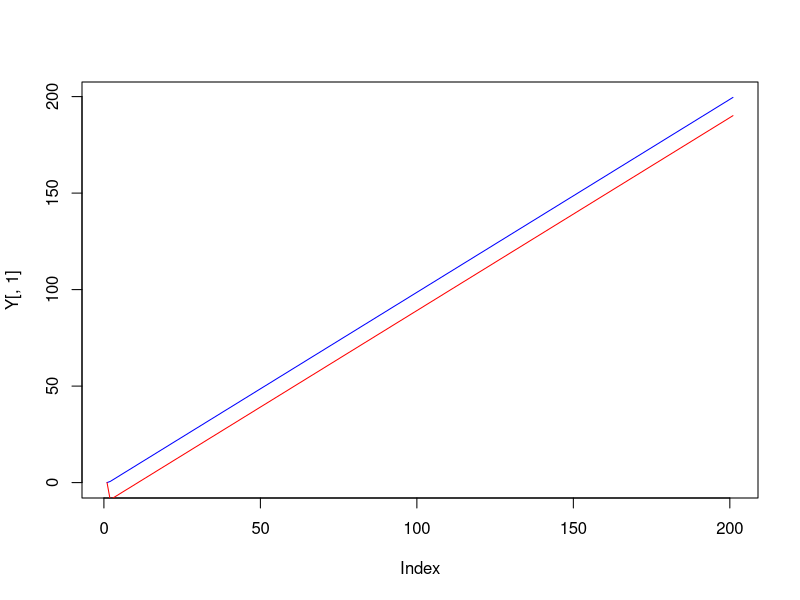

The R script that drew this image:
#robustness

library(MASS)

#generates a data set, mean vector (0, 10):
n <-20
A <-matrix(c(4,2,2,3), ncol=2)
d <- mvrnorm(n, c(0,10), A)

#lets take a look
d

###########################
#BPmean
############################

#just saves the data as a new variable:  
dc<- d

#lets take a look, dc is equal to d
dc

#lets make one of the points very nasty:
dc[n,1]<-10000000000
dc[n,2]<-10000000000

#lets take a look at our contaminated data

dc

#lets check Edistance
bdmean <- sqrt(sum((colMeans(d)- colMeans(dc))^2))


bdmean
#Based on this, is mean robust?

###########################
#empiricalIFmean
############################

  



#Empirical influence function for mean
IF<-function(x,d,n){ #eats a data set, a point, and n=sample size
d2<-rbind(d,x)#adds a point d to the data set
(n+1)*(colMeans(d2)-colMeans(d))#difference of the means
}

#point (0,0)
Y<-matrix(c(0,0), ncol=2)

#lets take a quick look
Y

for(i in 1:200){
x<- matrix(c(i,i), ncol=2)#new points (1,1), (2,2), (3,3) added
Y<-rbind(Y,IF(x,d,n))#influence function calculated (with points (i,i))
}


#Y now contains differences of the means


plot(Y[,1], type="l", col="blue")#first column
lines(Y[,2], col="red")#second column

#Based on this, is mean robust?
